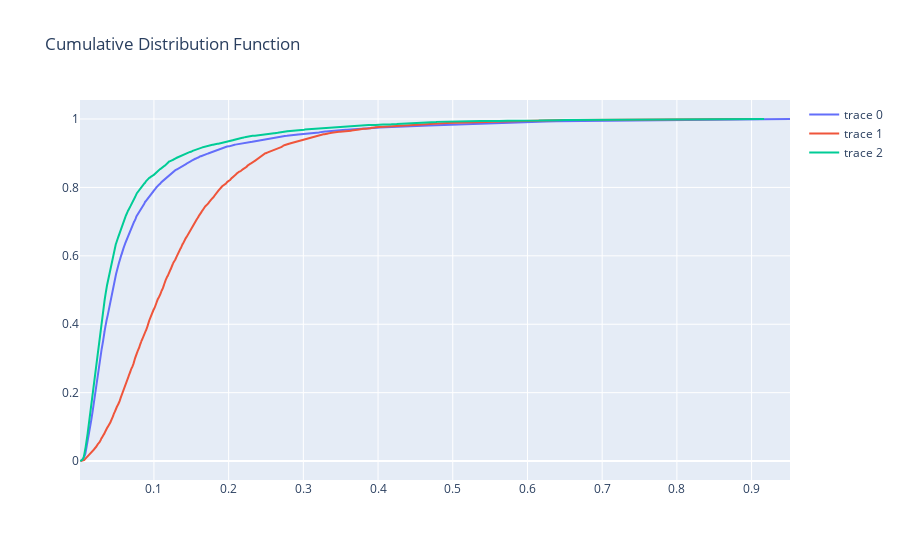

This figure's notebook cell:
### Code cell
x, y = ecdf(d1)
trace1 = go.Scatter(x=x, y=y)

x, y = ecdf(d2)
trace2 = go.Scatter(x=x, y=y)


x, y = ecdf(d3)
trace3 = go.Scatter(x=x, y=y)


layout = go.Layout(
    title="Cumulative Distribution Function"
)
fig = go.Figure(data=go.Data([trace1, trace2, trace3]), layout=layout)
fig

### Figure 1 — Plotly figure (JSON) as saved in the notebook; plotly's stock layout.template omitted (floating-point values rounded to 4 significant figures; data arrays with more than 128 entries replaced by an {"elided": "..."} marker saying what was removed)
{"data": [{"type": "scatter", "x": {"elided": "4526 float values"}, "y": {"elided": "4526 float values"}}, {"type": "scatter", "x": {"elided": "4526 float values"}, "y": {"elided": "4526 float values"}}, {"type": "scatter", "x": {"elided": "4526 float values"}, "y": {"elided": "4526 float values"}}], "layout": {"title": {"text": "Cumulative Distribution Function"}}}
